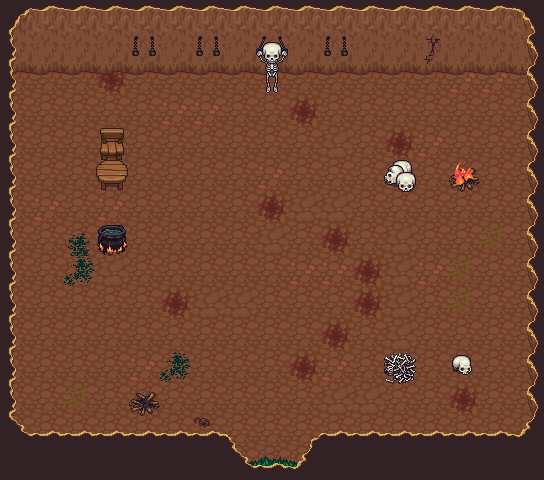

A 2D game scene composited from a Tiled map and its tileset images. What follows is a short description and the map's XML, with each tile layer's data collapsed to a summary:
An orthogonal 17x15 tile map with 32x32 px tiles, 4 tile layers (background, background_2, background_3, doodads), 2 tilesets and 1 object (teleporter).

<map version="1.0" orientation="orthogonal" width="17" height="15" tilewidth="32" tileheight="32">
 <tileset firstgid="1" name="dungeon" tilewidth="32" tileheight="32">
  <image source="../mapData/dungeonex.png" width="320" height="320" />
  <tile id="3">
   <properties>
    <property name="wall" value="a" />
   </properties>
  </tile>
  <tile id="9">
   <properties>
    <property name="animation" value="fire.png" />
    <property name="delay" value="0.1" />
    <property name="frames_x" value="1" />
    <property name="frames_y" value="4" />
    <property name="wall" value="a" />
   </properties>
  </tile>
  <tile id="19">
   <properties>
    <property name="animation" value="boil.png" />
    <property name="delay" value="0.1" />
    <property name="frames_x" value="1" />
    <property name="frames_y" value="4" />
    <property name="wall" value="a" />
   </properties>
  </tile>
 </tileset>
 <tileset firstgid="101" name="terrain_atlas" tilewidth="32" tileheight="32">
  <image source="../mapData/terrain_atlas.png" width="1024" height="1024" />
  <terraintypes>
   <terrain name="water" tile="391" />
   <terrain name="grass" tile="118" />
   <terrain name="stone" tile="115" />
   <terrain name="stone2" tile="112" />
   <terrain name="water2" tile="394" />
   <terrain name="platform" tile="38" />
   <terrain name="cave" tile="115" />
  </terraintypes>
  <tile id="0">
   <properties>
    <property name="wall" value="se" />
   </properties>
  </tile>
  <tile id="1" terrain="6,6,,">
   <properties>
    <property name="wall" value="s" />
   </properties>
  </tile>
  <tile id="2">
   <properties>
    <property name="wall" value="sw" />
   </properties>
  </tile>
  <tile id="3" terrain="6,,,">
   <properties>
    <property name="wall" value="e" />
   </properties>
  </tile>
  <tile id="4" terrain=",6,,">
   <properties>
    <property name="wall" value="w" />
   </properties>
  </tile>
  <tile id="5" terrain=",,,5" />
  <tile id="6" terrain=",,5,5" />
  <tile id="7" terrain=",,5," />
  <tile id="8" terrain=",5,5,5" />
  <tile id="9" terrain="5,,5,5" />
  <tile id="16" terrain="3,3,3," />
  <tile id="17" terrain="3,3,,3" />
  <tile id="19" terrain="2,2,2," />
  <tile id="20" terrain="2,2,,2" />
  <tile id="22" terrain="1,1,1," />
  <tile id="23" terrain="1,1,,1" />
  <tile id="32" terrain="6,,6,">
   <properties>
    <property name="wall" value="e" />
   </properties>
  </tile>
  <tile id="34" terrain=",6,,6">
   <properties>
    <property name="wall" value="w" />
   </properties>
  </tile>
  <tile id="35" terrain=",,6,">
   <properties>
    <property name="wall" value="e" />
   </properties>
  </tile>
  <tile id="36" terrain=",,,6">
   <properties>
    <property name="wall" value="w" />
   </properties>
  </tile>
  <tile id="37" terrain=",5,,5" />
  <tile id="38" terrain="5,5,5,5" />
  <tile id="39" terrain="5,,5," />
  <tile id="40" terrain="5,5,,5" />
  <tile id="41" terrain="5,5,5," />
  <tile id="48" terrain="3,,3,3" />
  <tile id="49" terrain=",3,3,3" />
  <tile id="51" terrain="2,,2,2" />
  <tile id="52" terrain=",2,2,2" />
  <tile id="54" terrain="1,,1,1" />
  <tile id="55" terrain=",1,1,1" />
  <tile id="64">
   <properties>
    <property name="wall" value="ne" />
   </properties>
  </tile>
  <tile id="65" terrain=",,6,6">
   <properties>
    <property name="wall" value="n" />
   </properties>
  </tile>
  <tile id="66">
   <properties>
    <property name="wall" value="nw" />
   </properties>
  </tile>
  <tile id="69" terrain=",5,," />
  <tile id="70" terrain="5,5,," />
  <tile id="71" terrain="5,,," />
  <tile id="79" terrain=",,,3" />
  <tile id="80" terrain=",,3,3" />
  <tile id="81" terrain=",,3," />
  <tile id="82" terrain=",,,2" />
  <tile id="83" terrain=",,2,2" />
  <tile id="84" terrain=",,2," />
  <tile id="85" terrain=",,,1" />
  <tile id="86" terrain=",,1,1" />
  <tile id="87" terrain=",,1," />
  <tile id="111" terrain=",3,,3" />
  <tile id="112" terrain="3,3,3,3" />
  <tile id="113" terrain="3,,3," />
  <tile id="114" terrain=",2,,2" />
  <tile id="115" terrain="6,6,6,6" />
  <tile id="116" terrain="2,,2," />
  <tile id="117" terrain=",1,,1" />
  <tile id="118" terrain="1,1,1,1" />
  <tile id="119" terrain="1,,1," />
  <tile id="129">
   <properties>
    <property name="wall" value="n" />
   </properties>
  </tile>
  <tile id="134">
   <properties>
    <property name="wall" value="n" />
   </properties>
  </tile>
  <tile id="143" terrain=",3,," />
  <tile id="144" terrain="3,3,," />
  <tile id="145" terrain="3,,," />
  <tile id="146" terrain=",2,," />
  <tile id="147" terrain="2,2,," />
  <tile id="148" terrain="2,,," />
  <tile id="149" terrain=",1,," />
  <tile id="150" terrain="1,1,," />
  <tile id="151" terrain="1,,," />
  <tile id="175" terrain="3,3,3,3" />
  <tile id="176" terrain="3,3,3,3" />
  <tile id="177" terrain="3,3,3,3" />
  <tile id="178" terrain="2,2,2,2" />
  <tile id="179" terrain="2,2,2,2" />
  <tile id="180" terrain="2,2,2,2" />
  <tile id="181" terrain="1,1,1,1" />
  <tile id="182" terrain="1,1,1,1" />
  <tile id="183" terrain="1,1,1,1" />
  <tile id="213" terrain="1,1,1," />
  <tile id="214" terrain="1,1,,1" />
  <tile id="215" terrain="1,1,,1" />
  <tile id="245" terrain="1,,1,1" />
  <tile id="246" terrain=",1,1,1" />
  <tile id="247" terrain=",1,1,1" />
  <tile id="277" terrain=",,,1" />
  <tile id="278" terrain=",,1,1" />
  <tile id="279" terrain=",,1," />
  <tile id="295" terrain="0,0,0,1" />
  <tile id="296" terrain="0,0,1,0" />
  <tile id="298" terrain="4,4,4,">
   <properties>
    <property name="animation" value="water/water_s_tl.png" />
    <property name="delay" value="0.3" />
    <property name="frames_x" value="2" />
    <property name="frames_y" value="1" />
   </properties>
  </tile>
  <tile id="299" terrain="4,4,,4">
   <properties>
    <property name="animation" value="water/water_s_tr.png" />
    <property name="delay" value="0.3" />
    <property name="frames_x" value="2" />
    <property name="frames_y" value="1" />
   </properties>
  </tile>
  <tile id="309" terrain=",1,,1" />
  <tile id="310" terrain="1,1,1,1" />
  <tile id="311" terrain="1,,1," />
  <tile id="327" terrain="0,1,0,0" />
  <tile id="328" terrain="1,0,0,0" />
  <tile id="330" terrain="4,,4,4">
   <properties>
    <property name="animation" value="water/water_s_bl.png" />
    <property name="delay" value="0.3" />
    <property name="frames_x" value="2" />
    <property name="frames_y" value="1" />
   </properties>
  </tile>
  <tile id="331" terrain=",4,4,4">
   <properties>
    <property name="animation" value="water/water_s_br.png" />
    <property name="delay" value="0.3" />
    <property name="frames_x" value="2" />
    <property name="frames_y" value="1" />
   </properties>
  </tile>
  <tile id="341" terrain=",1,," />
  <tile id="342" terrain="1,1,," />
  <tile id="343" terrain="1,,," />
  <tile id="358" terrain="1,1,1,0" />
  <tile id="359" terrain="1,1,0,0" />
  <tile id="360" terrain="1,1,0,1" />
  <tile id="361" terrain=",,,4">
   <properties>
    <property name="animation" value="water/water_b_tl.png" />
    <property name="delay" value="0.3" />
    <property name="frames_x" value="2" />
    <property name="frames_y" value="1" />
   </properties>
  </tile>
  <tile id="362" terrain=",,4,4">
   <properties>
    <property name="animation" value="water/water_b_tm.png" />
    <property name="delay" value="0.3" />
    <property name="frames_x" value="2" />
    <property name="frames_y" value="1" />
   </properties>
  </tile>
  <tile id="363" terrain=",,4,">
   <properties>
    <property name="animation" value="water/water_b_tr.png" />
    <property name="delay" value="0.3" />
    <property name="frames_x" value="2" />
    <property name="frames_y" value="1" />
   </properties>
  </tile>
  <tile id="373" terrain="1,1,1,1" />
  <tile id="374" terrain="1,1,1,1" />
  <tile id="375" terrain="1,1,1,1" />
  <tile id="390" terrain="1,0,1,0" />
  <tile id="391" terrain="0,0,0,0" />
  <tile id="392" terrain="0,1,0,1" />
  <tile id="393" terrain=",4,,4">
   <properties>
    <property name="animation" value="water/water_b_l.png" />
    <property name="delay" value="0.3" />
    <property name="frames_x" value="2" />
    <property name="frames_y" value="1" />
   </properties>
  </tile>
  <tile id="394" terrain="4,4,4,4" />
  <tile id="395" terrain="4,,4,">
   <properties>
    <property name="animation" value="water/water_b_r.png" />
    <property name="delay" value="0.3" />
    <property name="frames_x" value="2" />
    <property name="frames_y" value="1" />
   </properties>
  </tile>
  <tile id="422" terrain="1,0,1,1" />
  <tile id="423" terrain="0,0,1,1" />
  <tile id="424" terrain="0,1,1,1" />
  <tile id="425" terrain=",4,,">
   <properties>
    <property name="animation" value="water/water_b_bl.png" />
    <property name="delay" value="0.3" />
    <property name="frames_x" value="2" />
    <property name="frames_y" value="1" />
   </properties>
  </tile>
  <tile id="426" terrain="4,4,,">
   <properties>
    <property name="animation" value="water/water_b_bm.png" />
    <property name="delay" value="0.3" />
    <property name="frames_x" value="2" />
    <property name="frames_y" value="1" />
   </properties>
  </tile>
  <tile id="427" terrain="4,,,">
   <properties>
    <property name="animation" value="water/water_b_br.png" />
    <property name="delay" value="0.3" />
    <property name="frames_x" value="2" />
    <property name="frames_y" value="1" />
   </properties>
  </tile>
  <tile id="454" terrain="0,0,0,0" />
  <tile id="455" terrain="0,0,0,0" />
  <tile id="456" terrain="0,0,0,0" />
  <tile id="703">
   <properties>
    <property name="solid" value="true" />
   </properties>
  </tile>
  <tile id="735">
   <properties>
    <property name="solid" value="true" />
   </properties>
  </tile>
 </tileset>
 <layer name="background" width="17" height="15">
  <data>[255 cells, 255 non-empty, 6 distinct tile ids]</data>
 </layer>
 <layer name="background_2" width="17" height="15">
  <data>[255 cells, 78 non-empty, 17 distinct tile ids]</data>
 </layer>
 <layer name="background_3" width="17" height="15">
  <data>[255 cells, 5 non-empty, 5 distinct tile ids]</data>
 </layer>
 <layer name="doodads" width="17" height="15">
  <data>[255 cells, 19 non-empty, 15 distinct tile ids]</data>
 </layer>
 <objectgroup color="#0000ff" draworder="topdown" name="triggers" width="17" height="15">
  <object name="dungeon_exit" type="teleporter" x="248" y="456" width="48" height="16">
   <properties>
    <property name="map" value="level_1" />
    <property name="spawn_position" value="n" />
    <property name="target" value="dungeon_entrance" />
   </properties>
  </object>
 </objectgroup>
</map>
